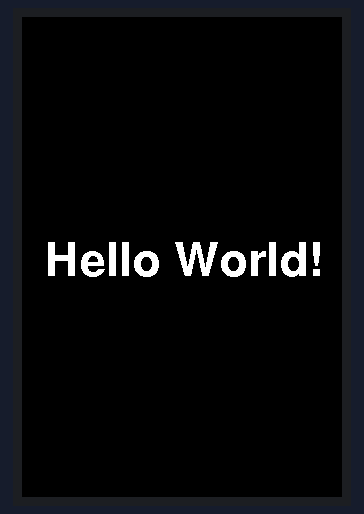
The sketch below on a simulated ESP32. On the bench: 320×480 colour display. What the sketch prints to the serial monitor is not drawn.

Above: at 0.4 s.

The sketch:

hello_world.ino
```cpp
#include "LGFX_ESP32_3248S035R.h"

LGFX tft;

void setup() {
  Serial.begin(115200);

  tft.init();
  tft.setRotation(0);  // portrait, 320 x 480 (use 2 if upside down)
  tft.setBrightness(255);
  tft.fillScreen(TFT_BLACK);

  tft.setTextColor(TFT_WHITE);
  tft.setTextDatum(middle_center);
  tft.setFont(&fonts::FreeSansBold24pt7b);
  tft.drawString("Hello World!", tft.width() / 2, tft.height() / 2);
}

void loop() {
  Serial.println("Hello World!");
  delay(1000);
}
```

LGFX_ESP32_3248S035R.h
```cpp
// Display config for the Sunton ESP32-3248S035R
// 3.5" 320x480 TFT, ST7796 driver, SPI, resistive touch (XPT2046, not used here)
#pragma once

#define LGFX_USE_V1
#include <LovyanGFX.hpp>

class LGFX : public lgfx::LGFX_Device {
  lgfx::Panel_ST7796 _panel;
  lgfx::Bus_SPI _bus;
  lgfx::Light_PWM _light;

public:
  LGFX() {
    {  // SPI bus
      auto cfg = _bus.config();
      cfg.spi_host = SPI2_HOST;  // HSPI
      cfg.spi_mode = 0;
      cfg.freq_write = 40000000;
      cfg.freq_read = 16000000;
      cfg.spi_3wire = false;
      cfg.use_lock = true;
      cfg.dma_channel = SPI_DMA_CH_AUTO;
      cfg.pin_sclk = 14;
      cfg.pin_mosi = 13;
      cfg.pin_miso = 12;
      cfg.pin_dc = 2;
      _bus.config(cfg);
      _panel.setBus(&_bus);
    }
    {  // Panel
      auto cfg = _panel.config();
      cfg.pin_cs = 15;
      cfg.pin_rst = -1;  // tied to the ESP32 EN/reset line
      cfg.pin_busy = -1;
      cfg.panel_width = 320;
      cfg.panel_height = 480;
      cfg.offset_x = 0;
      cfg.offset_y = 0;
      cfg.offset_rotation = 0;
      cfg.readable = true;
      cfg.invert = false;     // set true if the colors look inverted (negative)
      cfg.rgb_order = false;  // set true if red and blue are swapped
      cfg.dlen_16bit = false;
      cfg.bus_shared = true;  // touch controller sits on the same SPI bus
      _panel.config(cfg);
    }
    {  // Backlight
      auto cfg = _light.config();
      cfg.pin_bl = 27;
      cfg.invert = false;
      cfg.freq = 44100;
      cfg.pwm_channel = 7;
      _light.config(cfg);
      _panel.setLight(&_light);
    }
    setPanel(&_panel);
  }
};
```
